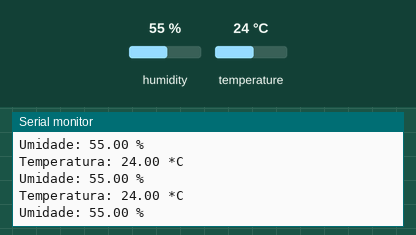
Recording of a sketch running on a simulated Arduino Uno, built with avr-gcc and run on an emulated ATmega328P. Parts: the last lines printed to the serial monitor. The inputs (shaded band) are chosen by the test bench; at power-on: humidity 55 %, temperature 24 °C.

Above: at 2.8 s.
2.9 s: humidity set to 22 %
At 5.5 s:
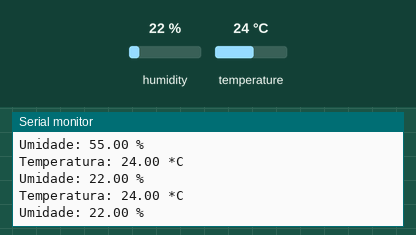
5.6 s: temperature set to 12 °C
At 6.9 s:
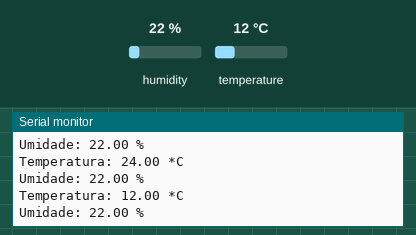
8.3 s: humidity set to 40 %
At 11.7 s:
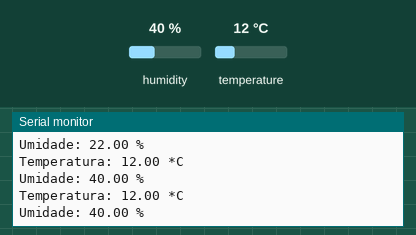
Timing chart, 0 to 13.2 s (numbered marks = the images above; inputs shaded):
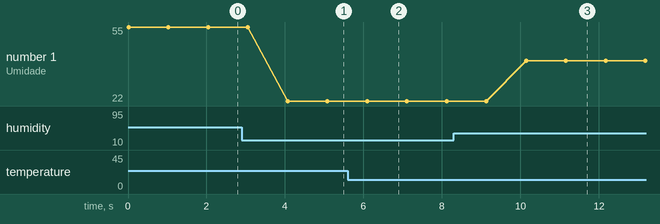

Measured:
- after the input at 2.9 s, the serial monitor: prints a new line after 1.2 s (image 1)
- after the input at 5.6 s, the serial monitor: prints a new line after 0.50 s (image 2)
- after the input at 8.3 s, the serial monitor: prints a new line after 1.9 s (image 3)
- plotted number 1: 55 → 22 after the input at 2.9 s, 22 → 40 after the input at 8.3 s

The sketch:

DHT11_test.ino
```cpp
#include <DHT.h>

#define D3  0

#define DHT_TYPE DHT11

DHT dht(D3, DHT_TYPE);

//Setup
void setup() {
    Serial.begin(115200); // Inicia porta serial
    dht.begin(); // Inicia o sensor DHT11
}

void loop() {
    float umidade = dht.readHumidity(); // Leitura da umidade
    float temperatura = dht.readTemperature(); // Leitura da temperatura
    Serial.print("Temperatura: ");
    Serial.print(temperatura);
    Serial.print(" *C");
    Serial.print("\n");
    Serial.print("Umidade: ");
    Serial.print(umidade);
    Serial.print(" %");
    Serial.print("\n");
    delay(1000); // Delay de 1 segundo
}
```
